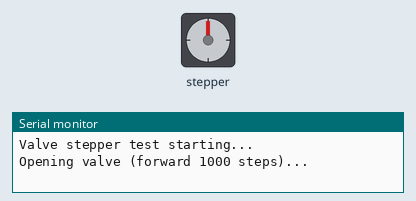
The sketch below on a simulated Arduino Uno, built with avr-gcc and run on an emulated ATmega328P. Parts: stepper motor, the last lines printed to the serial monitor. Stepper angles assume 200 steps per turn.

Above: at 0.05 s.
At 1.75 s:
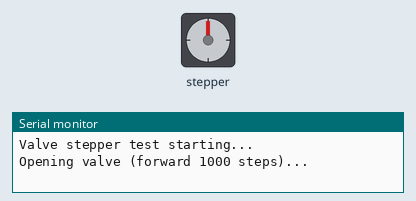
At 3.4 s:
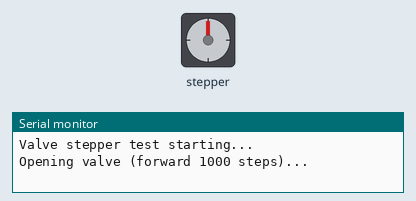
At 6.75 s:
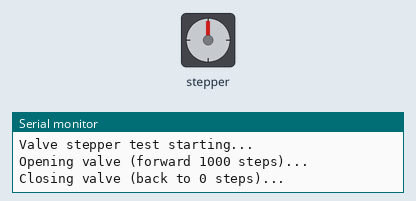
Timing chart, 0 to 10.2 s (numbered marks = the images above):
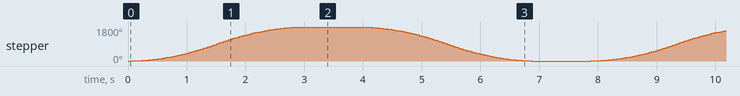

Measured:
- by itself, stepper: turns 1800° clockwise in 2.9 s, then 1800° counter-clockwise in 2.9 s, repeating every 7.8 s

The sketch:

test_stepper.ino
```cpp
#include <AccelStepper.h>

// Define pins for the valve stepper
#define VALVE_STEP_PIN 8
#define VALVE_DIR_PIN 9

// Create AccelStepper object (DRIVER mode for step/dir)
AccelStepper valveStepper(AccelStepper::DRIVER, VALVE_STEP_PIN, VALVE_DIR_PIN);

void setup() {
  Serial.begin(9600);

  // Configure maximum speed and acceleration
  valveStepper.setMaxSpeed(2000);      // steps per second
  valveStepper.setAcceleration(500);   // steps per second^2

  Serial.println("Valve stepper test starting...");
}

void loop() {
  // Move forward 1000 steps
  Serial.println("Opening valve (forward 1000 steps)...");
  valveStepper.moveTo(1000);
  while (valveStepper.distanceToGo() != 0) {
    valveStepper.run();  // non-blocking step
  }
  delay(1000);

  // Move back to 0
  Serial.println("Closing valve (back to 0 steps)...");
  valveStepper.moveTo(0);
  while (valveStepper.distanceToGo() != 0) {
    valveStepper.run();
  }
  delay(1000);
}
```
